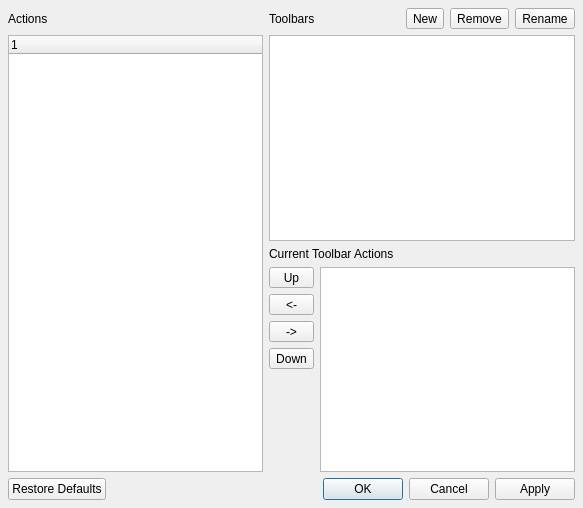
<ui version="4.0" >
 <class>QtToolBarDialog</class>
 <widget class="QDialog" name="QtToolBarDialog" >
  <property name="geometry" >
   <rect>
    <x>0</x>
    <y>0</y>
    <width>583</width>
    <height>508</height>
   </rect>
  </property>
  <property name="windowTitle" >
   <string>Customize Toolbars</string>
  </property>
  <layout class="QGridLayout" >
   <property name="margin" >
    <number>8</number>
   </property>
   <property name="spacing" >
    <number>6</number>
   </property>
   <item rowspan="3" row="1" column="0" >
    <widget class="QTreeWidget" name="actionTree" >
     <column>
      <property name="text" >
       <string>1</string>
      </property>
     </column>
    </widget>
   </item>
   <item row="0" column="0" >
    <widget class="QLabel" name="label" >
     <property name="text" >
      <string>Actions</string>
     </property>
    </widget>
   </item>
   <item row="0" column="1" colspan="2" >
    <layout class="QHBoxLayout" >
     <property name="spacing" >
      <number>6</number>
     </property>
     <property name="margin" >
      <number>0</number>
     </property>
     <item>
      <widget class="QLabel" name="label_2" >
       <property name="text" >
        <string>Toolbars</string>
       </property>
      </widget>
     </item>
     <item>
      <widget class="QToolButton" name="newButton" >
       <property name="toolTip" >
        <string>Add new toolbar</string>
       </property>
       <property name="text" >
        <string>New</string>
       </property>
      </widget>
     </item>
     <item>
      <widget class="QToolButton" name="removeButton" >
       <property name="toolTip" >
        <string>Remove selected toolbar</string>
       </property>
       <property name="text" >
        <string>Remove</string>
       </property>
      </widget>
     </item>
     <item>
      <widget class="QToolButton" name="renameButton" >
       <property name="toolTip" >
        <string>Rename toolbar</string>
       </property>
       <property name="text" >
        <string>Rename</string>
       </property>
      </widget>
     </item>
    </layout>
   </item>
   <item row="3" column="1" >
    <layout class="QVBoxLayout" >
     <property name="spacing" >
      <number>6</number>
     </property>
     <property name="margin" >
      <number>0</number>
     </property>
     <item>
      <widget class="QToolButton" name="upButton" >
       <property name="sizePolicy" >
        <sizepolicy vsizetype="Fixed" hsizetype="Minimum" >
         <horstretch>0</horstretch>
         <verstretch>0</verstretch>
        </sizepolicy>
       </property>
       <property name="toolTip" >
        <string>Move action up</string>
       </property>
       <property name="text" >
        <string>Up</string>
       </property>
      </widget>
     </item>
     <item>
      <widget class="QToolButton" name="leftButton" >
       <property name="sizePolicy" >
        <sizepolicy vsizetype="Fixed" hsizetype="Minimum" >
         <horstretch>0</horstretch>
         <verstretch>0</verstretch>
        </sizepolicy>
       </property>
       <property name="toolTip" >
        <string>Remove action from toolbar</string>
       </property>
       <property name="text" >
        <string>&lt;-</string>
       </property>
      </widget>
     </item>
     <item>
      <widget class="QToolButton" name="rightButton" >
       <property name="sizePolicy" >
        <sizepolicy vsizetype="Fixed" hsizetype="Minimum" >
         <horstretch>0</horstretch>
         <verstretch>0</verstretch>
        </sizepolicy>
       </property>
       <property name="toolTip" >
        <string>Add action to toolbar</string>
       </property>
       <property name="text" >
        <string>-></string>
       </property>
      </widget>
     </item>
     <item>
      <widget class="QToolButton" name="downButton" >
       <property name="sizePolicy" >
        <sizepolicy vsizetype="Fixed" hsizetype="Minimum" >
         <horstretch>0</horstretch>
         <verstretch>0</verstretch>
        </sizepolicy>
       </property>
       <property name="toolTip" >
        <string>Move action down</string>
       </property>
       <property name="text" >
        <string>Down</string>
       </property>
      </widget>
     </item>
     <item>
      <spacer>
       <property name="orientation" >
        <enum>Qt::Vertical</enum>
       </property>
       <property name="sizeHint" stdset="0" >
        <size>
         <width>29</width>
         <height>16</height>
        </size>
       </property>
      </spacer>
     </item>
    </layout>
   </item>
   <item row="3" column="2" >
    <widget class="QListWidget" name="currentToolBarList" />
   </item>
   <item row="2" column="1" colspan="2" >
    <widget class="QLabel" name="label_3" >
     <property name="text" >
      <string>Current Toolbar Actions</string>
     </property>
    </widget>
   </item>
   <item row="1" column="1" colspan="2" >
    <widget class="QListWidget" name="toolBarList" />
   </item>
   <item row="5" column="0" colspan="3" >
    <widget class="QDialogButtonBox" name="buttonBox" >
     <property name="standardButtons" >
      <set>QDialogButtonBox::Apply|QDialogButtonBox::Cancel|QDialogButtonBox::Ok|QDialogButtonBox::RestoreDefaults</set>
     </property>
    </widget>
   </item>
  </layout>
 </widget>
 <tabstops>
  <tabstop>newButton</tabstop>
  <tabstop>removeButton</tabstop>
  <tabstop>renameButton</tabstop>
  <tabstop>toolBarList</tabstop>
  <tabstop>upButton</tabstop>
  <tabstop>leftButton</tabstop>
  <tabstop>rightButton</tabstop>
  <tabstop>downButton</tabstop>
  <tabstop>currentToolBarList</tabstop>
 </tabstops>
 <resources/>
 <connections/>
</ui>
